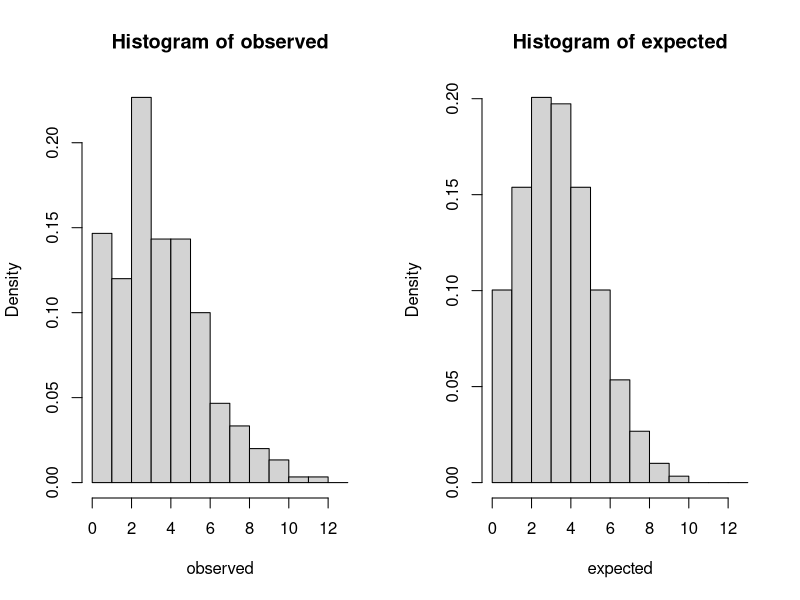

This figure's R source:
## ---- chunk 1
knitr::opts_chunk$set(echo = TRUE)
## ---- chunk 2
data <- data.frame(0:13,c(14,30,36,68,43,43,30,14,10,6,4,1,1,0))
colnames(data) <- c("n","Frequency")

data$total <- data$n*data$Frequency
N <- sum(data$Frequency)
X.bar <- sum(data$total)/N
theoretical <- dpois(0:13,X.bar)*300

#wrangle data to be able to use a histrogram 
observed <- c(rep(0,14), rep(1,30), rep(2,36), rep(3,68), rep(4, 43), 
              rep(5,43), rep(6, 30), rep(7,14), rep(8,10), rep(9, 6), 
              rep(10,4), rep(11,1), rep(12,1),rep(13,0)) 

expected <- c(rep(0,round(theoretical[1])), rep(1,round(theoretical[2])),
              rep(2,round(theoretical[3])), rep(3,round(theoretical[4])), 
              rep(4,round(theoretical[5])), rep(5,round(theoretical[6])), 
              rep(6,round(theoretical[7])), rep(7,round(theoretical[8])),
              rep(8,round(theoretical[9])), rep(9,round(theoretical[10])),
              rep(10,round(theoretical[11])), rep(11,round(theoretical[12])), 
              rep(12,round(theoretical[13])), rep(13,round(theoretical[14])))

par(mfrow=c(1,2))
hist(observed,prob=T,breaks = 0:13)
hist(expected,prob=T,breaks = 0:13)
